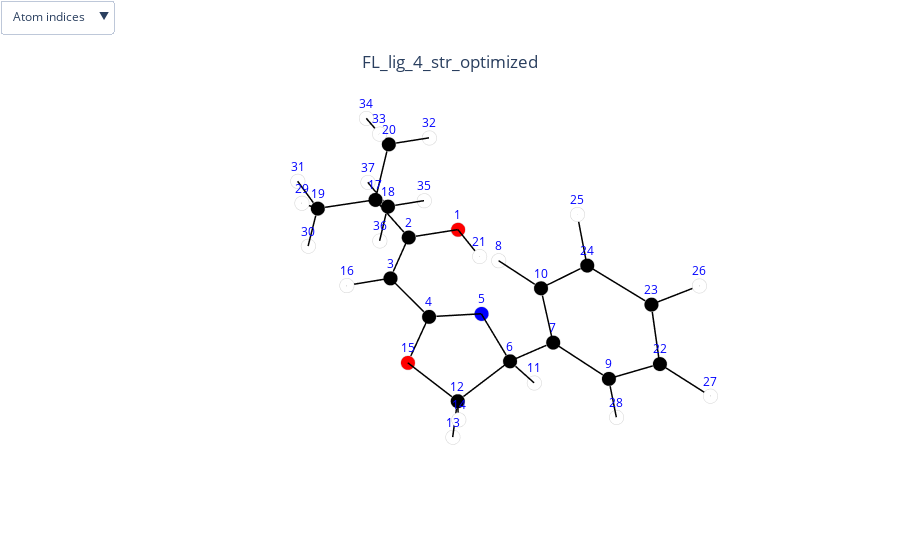
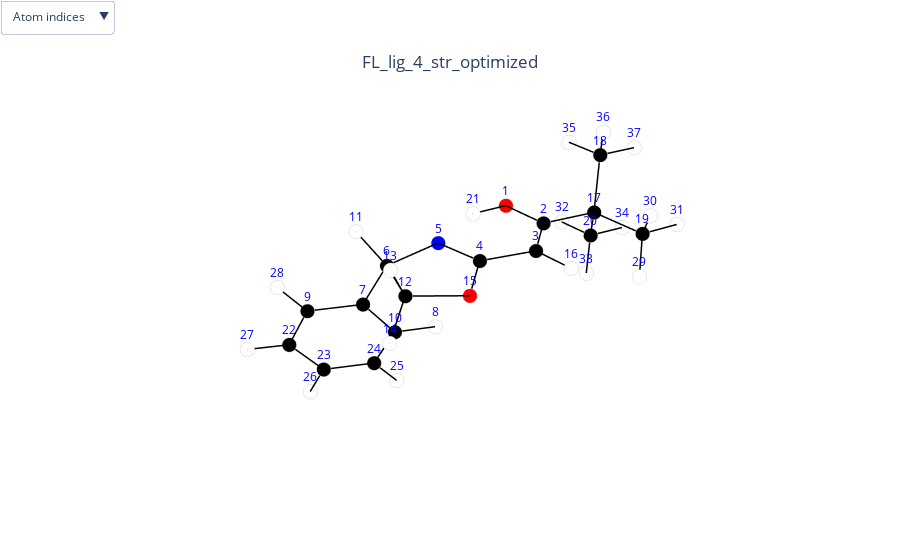
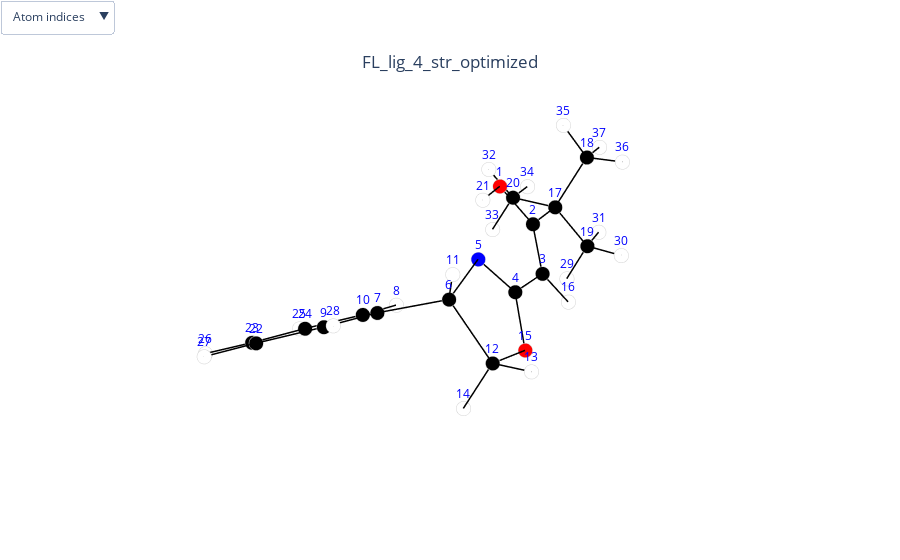

The notebook cell saved with these charts, in order:
### Code cell
df=dict_to_horizontal_df(mols.get_dipole_dict([[1, 2, 3], [2,3,4],[]],visualize_bool=True))
